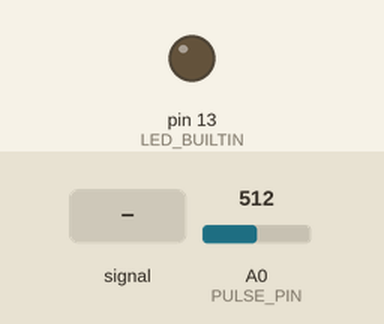
The sketch below on a simulated Arduino Uno, built with avr-gcc and run on an emulated ATmega328P. Shown: output pins drawn as LEDs (lit = HIGH). Inputs (shaded band) come from the test bench; at power-on: A0 (PULSE_PIN) = 512. What the sketch prints to the serial monitor is not drawn.

Above: at 1.2 s.
1.3 s: A0 (PULSE_PIN) fed a 200 Hz sine of ±81 counts around its level
At 2.5 s:
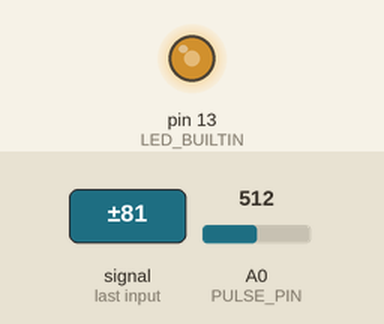
2.8 s: A0 (PULSE_PIN) set to 716
At 2.9 s:
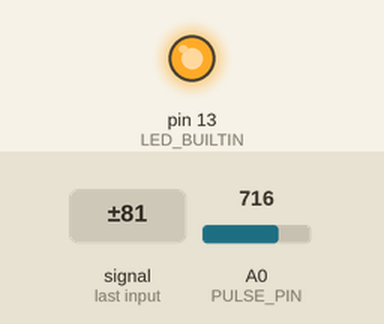
Timing chart, 0 to 5.8 s (numbered marks = the images above; inputs shaded):
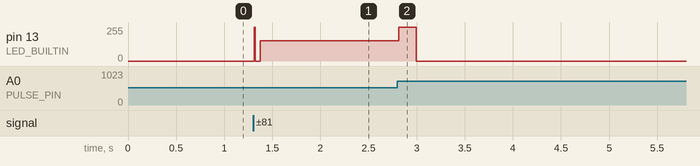

Measured:
- after the input at 1.3 s, pin 13 (LED_BUILTIN): 0/255 → 153/255 at once
- after the input at 2.8 s, pin 13 (LED_BUILTIN): 153/255 → 255/255 at once, → 0/255 0.18 s later

The sketch:

heart_a0.ino
```cpp
// Beating in Sync: stream the analog pulse sensor on A0 to the Reachy app.
//
// Prints one raw reading per line ("512\n") at 250 Hz, 115200 baud. The laptop app
// detects beats, BPM and finger presence itself (reachy_language_tutor/heart.py), so this
// sketch stays dumb on purpose: tune the detection in Python without reflashing.
//
// Works on an Arduino Uno/Nano (10-bit, 0-1023) or an ESP32 (12-bit, 0-4095); the app
// doesn't care about the scale. The built-in LED mirrors the signal level as a quick
// wiring check: it should flicker with your pulse.

const int PULSE_PIN = A0;
const unsigned long SAMPLE_US = 4000;  // 250 Hz

unsigned long nextSample = 0;
long baseline = -1;  // slow running average, only for the LED check

void setup() {
  Serial.begin(115200);
  pinMode(LED_BUILTIN, OUTPUT);
  nextSample = micros();
}

void loop() {
  if ((long)(micros() - nextSample) < 0) return;
  nextSample += SAMPLE_US;

  int v = analogRead(PULSE_PIN);
  Serial.println(v);

  if (baseline < 0) baseline = (long)v * 16;
  baseline += v - baseline / 16;  // ~64 ms average, x16 fixed point
  digitalWrite(LED_BUILTIN, (long)v * 16 > baseline + 16 * 8 ? HIGH : LOW);
}
```
